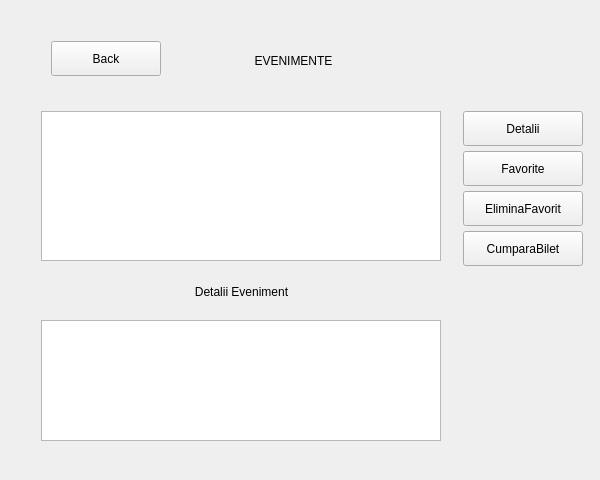
<?xml version="1.0" encoding="UTF-8"?>
<ui version="4.0">
 <class>Meniu</class>
 <widget class="QWidget" name="Meniu">
  <property name="geometry">
   <rect>
    <x>0</x>
    <y>0</y>
    <width>600</width>
    <height>480</height>
   </rect>
  </property>
  <property name="windowTitle">
   <string>Form</string>
  </property>
  <property name="styleSheet">
   <string notr="true"/>
  </property>
  <layout class="QHBoxLayout" name="horizontalLayout">
   <item>
    <widget class="QStackedWidget" name="stackedWidget">
     <property name="styleSheet">
      <string notr="true"/>
     </property>
     <property name="currentIndex">
      <number>2</number>
     </property>
     <widget class="QWidget" name="page_Menu">
      <property name="styleSheet">
       <string notr="true"/>
      </property>
      <layout class="QVBoxLayout" name="verticalLayout_3">
       <item>
        <layout class="QVBoxLayout" name="verticalLayout">
         <item alignment="Qt::AlignHCenter">
          <widget class="QLabel" name="label_Meniu">
           <property name="minimumSize">
            <size>
             <width>140</width>
             <height>40</height>
            </size>
           </property>
           <property name="maximumSize">
            <size>
             <width>140</width>
             <height>40</height>
            </size>
           </property>
           <property name="text">
            <string>MENIU PRINCIPAL</string>
           </property>
           <property name="alignment">
            <set>Qt::AlignCenter</set>
           </property>
          </widget>
         </item>
         <item>
          <widget class="QLabel" name="label_pic">
           <property name="text">
            <string>TextLabel</string>
           </property>
          </widget>
         </item>
         <item alignment="Qt::AlignHCenter">
          <widget class="QPushButton" name="pushButton_Events">
           <property name="minimumSize">
            <size>
             <width>170</width>
             <height>40</height>
            </size>
           </property>
           <property name="maximumSize">
            <size>
             <width>170</width>
             <height>40</height>
            </size>
           </property>
           <property name="styleSheet">
            <string notr="true"/>
           </property>
           <property name="text">
            <string>Categorii Evenimente</string>
           </property>
          </widget>
         </item>
         <item alignment="Qt::AlignHCenter">
          <widget class="QPushButton" name="pushButton_Istoric">
           <property name="minimumSize">
            <size>
             <width>170</width>
             <height>40</height>
            </size>
           </property>
           <property name="maximumSize">
            <size>
             <width>170</width>
             <height>40</height>
            </size>
           </property>
           <property name="text">
            <string>Istoric Cont</string>
           </property>
          </widget>
         </item>
         <item alignment="Qt::AlignHCenter">
          <widget class="QPushButton" name="pushButton_Notificari">
           <property name="minimumSize">
            <size>
             <width>170</width>
             <height>40</height>
            </size>
           </property>
           <property name="maximumSize">
            <size>
             <width>170</width>
             <height>40</height>
            </size>
           </property>
           <property name="text">
            <string>Notificari Evenimente</string>
           </property>
          </widget>
         </item>
         <item alignment="Qt::AlignHCenter">
          <widget class="QPushButton" name="pushButton_LogOut">
           <property name="minimumSize">
            <size>
             <width>100</width>
             <height>30</height>
            </size>
           </property>
           <property name="maximumSize">
            <size>
             <width>100</width>
             <height>30</height>
            </size>
           </property>
           <property name="text">
            <string>LogOut</string>
           </property>
          </widget>
         </item>
        </layout>
       </item>
      </layout>
     </widget>
     <widget class="QWidget" name="page_Categorii">
      <widget class="QLabel" name="label_Categorii">
       <property name="geometry">
        <rect>
         <x>190</x>
         <y>40</y>
         <width>211</width>
         <height>31</height>
        </rect>
       </property>
       <property name="text">
        <string>CATEGORII EVENIMENTE</string>
       </property>
       <property name="alignment">
        <set>Qt::AlignCenter</set>
       </property>
      </widget>
      <widget class="QPushButton" name="pushButton_BackEvents">
       <property name="geometry">
        <rect>
         <x>40</x>
         <y>30</y>
         <width>110</width>
         <height>35</height>
        </rect>
       </property>
       <property name="text">
        <string>Back</string>
       </property>
      </widget>
      <widget class="QPushButton" name="pushButton_Sport">
       <property name="geometry">
        <rect>
         <x>240</x>
         <y>140</y>
         <width>120</width>
         <height>40</height>
        </rect>
       </property>
       <property name="text">
        <string>Sport</string>
       </property>
      </widget>
      <widget class="QPushButton" name="pushButton_Muzica">
       <property name="geometry">
        <rect>
         <x>240</x>
         <y>210</y>
         <width>120</width>
         <height>40</height>
        </rect>
       </property>
       <property name="text">
        <string>Muzica</string>
       </property>
      </widget>
      <widget class="QPushButton" name="pushButton_Teatru">
       <property name="geometry">
        <rect>
         <x>240</x>
         <y>270</y>
         <width>120</width>
         <height>40</height>
        </rect>
       </property>
       <property name="text">
        <string>Teatru</string>
       </property>
      </widget>
     </widget>
     <widget class="QWidget" name="page_Evenimente">
      <widget class="QLabel" name="label_Evenimente">
       <property name="geometry">
        <rect>
         <x>212</x>
         <y>40</y>
         <width>141</width>
         <height>20</height>
        </rect>
       </property>
       <property name="text">
        <string>EVENIMENTE</string>
       </property>
       <property name="alignment">
        <set>Qt::AlignCenter</set>
       </property>
       <property name="wordWrap">
        <bool>false</bool>
       </property>
      </widget>
      <widget class="QPushButton" name="pushButton_BackEvenimente">
       <property name="geometry">
        <rect>
         <x>40</x>
         <y>30</y>
         <width>110</width>
         <height>35</height>
        </rect>
       </property>
       <property name="text">
        <string>Back</string>
       </property>
      </widget>
      <widget class="QListWidget" name="listWidget_Evenimente">
       <property name="geometry">
        <rect>
         <x>30</x>
         <y>100</y>
         <width>400</width>
         <height>150</height>
        </rect>
       </property>
      </widget>
      <widget class="QPushButton" name="pushButton_Detalii">
       <property name="geometry">
        <rect>
         <x>452</x>
         <y>100</y>
         <width>120</width>
         <height>35</height>
        </rect>
       </property>
       <property name="text">
        <string>Detalii</string>
       </property>
      </widget>
      <widget class="QTextBrowser" name="textBrowser_Detalii">
       <property name="geometry">
        <rect>
         <x>30</x>
         <y>309</y>
         <width>400</width>
         <height>121</height>
        </rect>
       </property>
      </widget>
      <widget class="QPushButton" name="pushButton_Favorit">
       <property name="geometry">
        <rect>
         <x>452</x>
         <y>140</y>
         <width>120</width>
         <height>35</height>
        </rect>
       </property>
       <property name="text">
        <string>Favorite</string>
       </property>
      </widget>
      <widget class="QPushButton" name="pushButton_CumparaBilet">
       <property name="geometry">
        <rect>
         <x>452</x>
         <y>220</y>
         <width>120</width>
         <height>35</height>
        </rect>
       </property>
       <property name="text">
        <string>CumparaBilet</string>
       </property>
      </widget>
      <widget class="QPushButton" name="pushButton_Defavorite">
       <property name="geometry">
        <rect>
         <x>452</x>
         <y>180</y>
         <width>120</width>
         <height>35</height>
        </rect>
       </property>
       <property name="text">
        <string>EliminaFavorit</string>
       </property>
      </widget>
      <widget class="QLabel" name="label">
       <property name="geometry">
        <rect>
         <x>160</x>
         <y>270</y>
         <width>141</width>
         <height>21</height>
        </rect>
       </property>
       <property name="text">
        <string>Detalii Eveniment</string>
       </property>
       <property name="alignment">
        <set>Qt::AlignCenter</set>
       </property>
      </widget>
     </widget>
     <widget class="QWidget" name="page_Istoric">
      <widget class="QLabel" name="label_Istoric">
       <property name="geometry">
        <rect>
         <x>232</x>
         <y>39</y>
         <width>121</width>
         <height>31</height>
        </rect>
       </property>
       <property name="text">
        <string>ISTORIC</string>
       </property>
       <property name="alignment">
        <set>Qt::AlignCenter</set>
       </property>
      </widget>
      <widget class="QPushButton" name="pushButton_BackIstoric">
       <property name="geometry">
        <rect>
         <x>40</x>
         <y>30</y>
         <width>110</width>
         <height>35</height>
        </rect>
       </property>
       <property name="text">
        <string>Back</string>
       </property>
      </widget>
      <widget class="QPushButton" name="pushButton_EvenimenteFavorite">
       <property name="geometry">
        <rect>
         <x>30</x>
         <y>130</y>
         <width>180</width>
         <height>40</height>
        </rect>
       </property>
       <property name="text">
        <string>EvenimenteFavorite</string>
       </property>
      </widget>
      <widget class="QTextBrowser" name="textBrowser_EvenimenteFavorite">
       <property name="geometry">
        <rect>
         <x>260</x>
         <y>130</y>
         <width>300</width>
         <height>130</height>
        </rect>
       </property>
      </widget>
      <widget class="QPushButton" name="pushButton_BileteCumparate">
       <property name="geometry">
        <rect>
         <x>30</x>
         <y>270</y>
         <width>180</width>
         <height>40</height>
        </rect>
       </property>
       <property name="text">
        <string>BileteCumparate</string>
       </property>
      </widget>
      <widget class="QTextBrowser" name="textBrowser_BileteCumparate">
       <property name="geometry">
        <rect>
         <x>260</x>
         <y>270</y>
         <width>300</width>
         <height>130</height>
        </rect>
       </property>
      </widget>
     </widget>
     <widget class="QWidget" name="page_Notificari">
      <widget class="QLabel" name="label_Notificari">
       <property name="geometry">
        <rect>
         <x>240</x>
         <y>40</y>
         <width>81</width>
         <height>20</height>
        </rect>
       </property>
       <property name="text">
        <string>NOTIFICARI</string>
       </property>
       <property name="alignment">
        <set>Qt::AlignCenter</set>
       </property>
      </widget>
      <widget class="QPushButton" name="pushButton_BackNotificari">
       <property name="geometry">
        <rect>
         <x>40</x>
         <y>30</y>
         <width>110</width>
         <height>35</height>
        </rect>
       </property>
       <property name="text">
        <string>Back</string>
       </property>
      </widget>
      <widget class="QPushButton" name="pushButton_Noutati">
       <property name="geometry">
        <rect>
         <x>20</x>
         <y>110</y>
         <width>110</width>
         <height>35</height>
        </rect>
       </property>
       <property name="text">
        <string>Noutati</string>
       </property>
      </widget>
      <widget class="QPushButton" name="pushButton_Statistici">
       <property name="geometry">
        <rect>
         <x>20</x>
         <y>270</y>
         <width>110</width>
         <height>35</height>
        </rect>
       </property>
       <property name="text">
        <string>Statistici</string>
       </property>
      </widget>
      <widget class="QTextBrowser" name="textBrowser_Noutati">
       <property name="geometry">
        <rect>
         <x>140</x>
         <y>110</y>
         <width>400</width>
         <height>130</height>
        </rect>
       </property>
      </widget>
      <widget class="QTextBrowser" name="textBrowser_Statistici">
       <property name="geometry">
        <rect>
         <x>140</x>
         <y>270</y>
         <width>400</width>
         <height>130</height>
        </rect>
       </property>
      </widget>
     </widget>
    </widget>
   </item>
  </layout>
 </widget>
 <resources/>
 <connections/>
</ui>
